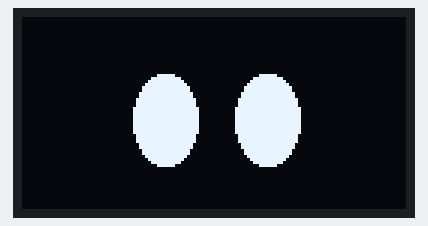
Bench run of a sketch on a simulated Arduino Uno, built with avr-gcc and run on an emulated ATmega328P. On the bench: 128×64 one-colour display.

Above: at 0.17 s.
At 0.87 s:
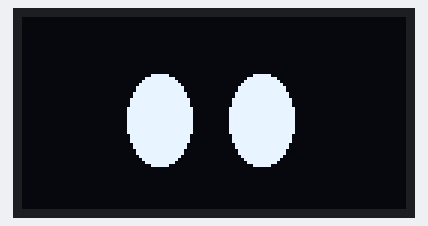
At 1.33 s:
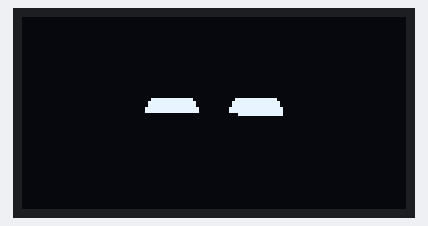

Measured:
- by itself, everything shown: repeats every 1.4 s, in 6 steps

The sketch:

oled.ino
```cpp
#include <Wire.h>
#include <Adafruit_GFX.h>
#include <Adafruit_SSD1306.h>

#define SCREEN_WIDTH 128
#define SCREEN_HEIGHT 64
#define OLED_RESET -1 // No hay pin de reset
#define SCREEN_ADDRESS 0x3C // Dirección I2C (a veces es 0x3D)

// Código generado automáticamente por image-to-arduino.js

Adafruit_SSD1306 display(SCREEN_WIDTH, SCREEN_HEIGHT, &Wire, OLED_RESET);

/*
Conexión Electrónica
La mayoría de estas pantallas usan el controlador SSD1306 y comunicación I2C (4 pines):
Conexiones:

VCC → 5V del Arduino (o 3.3V según tu pantalla)
GND → GND del Arduino
SCL → A5 (pin de reloj I2C)
SDA → A4 (pin de datos I2C)

CONVERSOR IMAGENES A BITMAP

https://javl.github.io/image2cpp/

Animaciones comunes

https://animator.wokwi.com/
*/

int frame = 0;

// Dimensiones: 64x64 píxeles
// Total de frames: 6
// Bytes por frame: 512

#define FRAME_WIDTH (64)
#define FRAME_HEIGHT (64)
#define FRAME_COUNT (6)
#define FRAME_DELAY (200)

const byte PROGMEM frames[][512] = {
  // Frame 0: Ojitos1.png
  {0,0,0,0,0,0,0,0,0,0,0,0,0,0,0,0,
  0,0,0,0,0,0,0,0,0,0,0,0,0,0,0,0,
  0,0,0,0,0,0,0,0,0,0,0,0,0,0,0,0,
  0,0,0,0,0,0,0,0,0,0,0,0,0,0,0,0,
  0,0,0,0,0,0,0,0,0,0,0,0,0,0,0,0,
  0,0,0,0,0,0,0,0,0,0,0,0,0,0,0,0,
  0,0,0,0,0,0,0,0,0,0,0,0,0,0,0,0,
  0,0,0,0,0,0,0,0,0,0,0,0,0,0,0,0,
  0,0,0,0,0,0,0,0,0,0,0,0,0,0,0,0,
  0,0,0,0,0,0,0,0,0,7,224,0,0,1,248,0,
  0,31,248,0,0,7,254,0,0,63,252,0,0,15,255,0,
  0,127,254,0,0,31,255,128,0,255,255,0,0,63,255,192,
  0,255,255,0,0,63,255,192,1,255,255,128,0,127,255,224,
  1,255,255,128,0,127,255,224,3,255,255,192,0,255,255,240,
  3,255,255,192,0,255,255,240,3,255,255,192,0,255,255,240,
  7,255,255,224,1,255,255,248,7,255,255,224,1,255,255,248,
  7,255,255,224,1,255,255,248,7,255,255,224,1,255,255,248,
  7,255,255,224,1,255,255,248,7,255,255,224,1,255,255,248,
  7,255,255,224,1,255,255,248,7,255,255,224,1,255,255,248,
  7,255,255,224,1,255,255,248,3,255,255,192,0,255,255,240,
  3,255,255,192,0,255,255,240,3,255,255,192,0,255,255,240,
  1,255,255,128,0,127,255,224,1,255,255,128,0,127,255,224,
  0,255,255,0,0,63,255,192,0,255,255,0,0,63,255,192,
  0,127,254,0,0,31,255,128,0,63,252,0,0,15,255,0,
  0,31,248,0,0,7,254,0,0,7,224,0,0,1,248,0,
  0,0,0,0,0,0,0,0,0,0,0,0,0,0,0,0,
  0,0,0,0,0,0,0,0,0,0,0,0,0,0,0,0,
  0,0,0,0,0,0,0,0,0,0,0,0,0,0,0,0,
  0,0,0,0,0,0,0,0,0,0,0,0,0,0,0,0,
  0,0,0,0,0,0,0,0,0,0,0,0,0,0,0,0,
  0,0,0,0,0,0,0,0,0,0,0,0,0,0,0,0,
  0,0,0,0,0,0,0,0,0,0,0,0,0,0,0,0},
  // Frame 1: Ojitos2.png
  {0,0,0,0,0,0,0,0,0,0,0,0,0,0,0,0,
  0,0,0,0,0,0,0,0,0,0,0,0,0,0,0,0,
  0,0,0,0,0,0,0,0,0,0,0,0,0,0,0,0,
  0,0,0,0,0,0,0,0,0,0,0,0,0,0,0,0,
  0,0,0,0,0,0,0,0,0,0,0,0,0,0,0,0,
  0,0,0,0,0,0,0,0,0,0,0,0,0,0,0,0,
  0,0,0,0,0,0,0,0,0,0,0,0,0,0,0,0,
  0,0,0,0,0,0,0,0,0,0,0,0,0,0,0,0,
  0,0,0,0,0,0,0,0,0,0,0,0,0,0,0,0,
  0,0,0,0,0,0,0,0,0,1,248,0,0,0,126,0,
  0,7,254,0,0,1,255,128,0,15,255,0,0,3,255,192,
  0,31,255,128,0,7,255,224,0,63,255,192,0,15,255,240,
  0,63,255,192,0,15,255,240,0,127,255,224,0,31,255,248,
  0,127,255,224,0,31,255,248,0,255,255,240,0,63,255,252,
  0,255,255,240,0,63,255,252,0,255,255,240,0,63,255,252,
  1,255,255,248,0,127,255,254,1,255,255,248,0,127,255,254,
  1,255,255,248,0,127,255,254,1,255,255,248,0,127,255,254,
  1,255,255,248,0,127,255,254,1,255,255,248,0,127,255,254,
  1,255,255,248,0,127,255,254,1,255,255,248,0,127,255,254,
  1,255,255,248,0,127,255,254,0,255,255,240,0,63,255,252,
  0,255,255,240,0,63,255,252,0,255,255,240,0,63,255,252,
  0,127,255,224,0,31,255,248,0,127,255,224,0,31,255,248,
  0,63,255,192,0,15,255,240,0,63,255,192,0,15,255,240,
  0,31,255,128,0,7,255,224,0,15,255,0,0,3,255,192,
  0,7,254,0,0,1,255,128,0,1,248,0,0,0,126,0,
  0,0,0,0,0,0,0,0,0,0,0,0,0,0,0,0,
  0,0,0,0,0,0,0,0,0,0,0,0,0,0,0,0,
  0,0,0,0,0,0,0,0,0,0,0,0,0,0,0,0,
  0,0,0,0,0,0,0,0,0,0,0,0,0,0,0,0,
  0,0,0,0,0,0,0,0,0,0,0,0,0,0,0,0,
  0,0,0,0,0,0,0,0,0,0,0,0,0,0,0,0,
  0,0,0,0,0,0,0,0,0,0,0,0,0,0,0,0},
  // Frame 2: Ojitos3.png
  {0,0,0,0,0,0,0,0,0,0,0,0,0,0,0,0,
  0,0,0,0,0,0,0,0,0,0,0,0,0,0,0,0,
  0,0,0,0,0,0,0,0,0,0,0,0,0,0,0,0,
  0,0,0,0,0,0,0,0,0,0,0,0,0,0,0,0,
  0,0,0,0,0,0,0,0,0,0,0,0,0,0,0,0,
  0,0,0,0,0,0,0,0,0,0,0,0,0,0,0,0,
  0,0,0,0,0,0,0,0,0,0,0,0,0,0,0,0,
  0,0,0,0,0,0,0,0,0,0,0,0,0,0,0,0,
  0,0,0,0,0,0,0,0,0,0,0,0,0,0,0,0,
  0,0,0,0,0,0,0,0,0,7,224,0,0,1,248,0,
  0,31,248,0,0,7,254,0,0,63,252,0,0,15,255,0,
  0,127,254,0,0,31,255,128,0,255,255,0,0,63,255,192,
  0,255,255,0,0,63,255,192,1,255,255,128,0,127,255,224,
  1,255,255,128,0,127,255,224,3,255,255,192,0,255,255,240,
  3,255,255,192,0,255,255,240,3,255,255,192,0,255,255,240,
  7,255,255,224,1,255,255,248,7,255,255,224,1,255,255,248,
  7,255,255,224,1,255,255,248,7,255,255,224,1,255,255,248,
  7,255,255,224,1,255,255,248,7,255,255,224,1,255,255,248,
  7,255,255,224,1,255,255,248,7,255,255,224,1,255,255,248,
  7,255,255,224,1,255,255,248,3,255,255,192,0,255,255,240,
  3,255,255,192,0,255,255,240,3,255,255,192,0,255,255,240,
  1,255,255,128,0,127,255,224,1,255,255,128,0,127,255,224,
  0,255,255,0,0,63,255,192,0,255,255,0,0,63,255,192,
  0,127,254,0,0,31,255,128,0,63,252,0,0,15,255,0,
  0,31,248,0,0,7,254,0,0,7,224,0,0,1,248,0,
  0,0,0,0,0,0,0,0,0,0,0,0,0,0,0,0,
  0,0,0,0,0,0,0,0,0,0,0,0,0,0,0,0,
  0,0,0,0,0,0,0,0,0,0,0,0,0,0,0,0,
  0,0,0,0,0,0,0,0,0,0,0,0,0,0,0,0,
  0,0,0,0,0,0,0,0,0,0,0,0,0,0,0,0,
  0,0,0,0,0,0,0,0,0,0,0,0,0,0,0,0,
  0,0,0,0,0,0,0,0,0,0,0,0,0,0,0,0},
  // Frame 3: Ojitos4.png
  {0,0,0,0,0,0,0,0,0,0,0,0,0,0,0,0,
  0,0,0,0,0,0,0,0,0,0,0,0,0,0,0,0,
  0,0,0,0,0,0,0,0,0,0,0,0,0,0,0,0,
  0,0,0,0,0,0,0,0,0,0,0,0,0,0,0,0,
  0,0,0,0,0,0,0,0,0,0,0,0,0,0,0,0,
  0,0,0,0,0,0,0,0,0,0,0,0,0,0,0,0,
  0,0,0,0,0,0,0,0,0,0,0,0,0,0,0,0,
  0,0,0,0,0,0,0,0,0,0,0,0,0,0,0,0,
  0,0,0,0,0,0,0,0,0,0,0,0,0,0,0,0,
  0,0,0,0,0,0,0,0,0,31,128,0,0,7,224,0,
  0,127,224,0,0,31,248,0,0,255,240,0,0,63,252,0,
  1,255,248,0,0,127,254,0,3,255,252,0,0,255,255,0,
  3,255,252,0,0,255,255,0,7,255,254,0,1,255,255,128,
  7,255,254,0,1,255,255,128,15,255,255,0,3,255,255,192,
  15,255,255,0,3,255,255,192,15,255,255,0,3,255,255,192,
  31,255,255,128,7,255,255,224,31,255,255,128,7,255,255,224,
  31,255,255,128,7,255,255,224,31,255,255,128,7,255,255,224,
  31,255,255,128,7,255,255,224,31,255,255,128,7,255,255,224,
  31,255,255,128,7,255,255,224,31,255,255,128,7,255,255,224,
  31,255,255,128,7,255,255,224,15,255,255,0,3,255,255,192,
  15,255,255,0,3,255,255,192,15,255,255,0,3,255,255,192,
  7,255,254,0,1,255,255,128,7,255,254,0,1,255,255,128,
  3,255,252,0,0,255,255,0,3,255,252,0,0,255,255,0,
  1,255,248,0,0,127,254,0,0,255,240,0,0,63,252,0,
  0,127,224,0,0,31,248,0,0,31,128,0,0,7,224,0,
  0,0,0,0,0,0,0,0,0,0,0,0,0,0,0,0,
  0,0,0,0,0,0,0,0,0,0,0,0,0,0,0,0,
  0,0,0,0,0,0,0,0,0,0,0,0,0,0,0,0,
  0,0,0,0,0,0,0,0,0,0,0,0,0,0,0,0,
  0,0,0,0,0,0,0,0,0,0,0,0,0,0,0,0,
  0,0,0,0,0,0,0,0,0,0,0,0,0,0,0,0,
  0,0,0,0,0,0,0,0,0,0,0,0,0,0,0,0},
  // Frame 4: Ojitos5.png
  {0,0,0,0,0,0,0,0,0,0,0,0,0,0,0,0,
  0,0,0,0,0,0,0,0,0,0,0,0,0,0,0,0,
  0,0,0,0,0,0,0,0,0,0,0,0,0,0,0,0,
  0,0,0,0,0,0,0,0,0,0,0,0,0,0,0,0,
  0,0,0,0,0,0,0,0,0,0,0,0,0,0,0,0,
  0,0,0,0,0,0,0,0,0,0,0,0,0,0,0,0,
  0,0,0,0,0,0,0,0,0,0,0,0,0,0,0,0,
  0,0,0,0,0,0,0,0,0,0,0,0,0,0,0,0,
  0,0,0,0,0,0,0,0,0,0,0,0,0,0,0,0,
  0,0,0,0,0,0,0,0,0,0,0,0,0,0,0,0,
  0,0,0,0,0,0,0,0,0,0,0,0,0,0,0,0,
  0,0,0,0,0,0,0,0,0,0,240,0,0,15,0,0,
  0,3,252,0,0,63,192,0,0,15,255,0,0,255,240,0,
  0,31,255,128,1,255,248,0,0,31,255,128,1,255,248,0,
  0,63,255,192,3,255,252,0,0,63,255,192,3,255,252,0,
  0,127,255,224,7,255,254,0,0,127,255,224,7,255,254,0,
  0,127,255,224,7,255,254,0,0,127,255,224,7,255,254,0,
  0,63,255,192,3,255,252,0,0,63,255,192,3,255,252,0,
  0,31,255,128,1,255,248,0,0,31,255,128,1,255,248,0,
  0,15,255,0,0,255,240,0,0,3,252,0,0,63,192,0,
  0,0,240,0,0,15,0,0,0,0,0,0,0,0,0,0,
  0,0,0,0,0,0,0,0,0,0,0,0,0,0,0,0,
  0,0,0,0,0,0,0,0,0,0,0,0,0,0,0,0,
  0,0,0,0,0,0,0,0,0,0,0,0,0,0,0,0,
  0,0,0,0,0,0,0,0,0,0,0,0,0,0,0,0,
  0,0,0,0,0,0,0,0,0,0,0,0,0,0,0,0,
  0,0,0,0,0,0,0,0,0,0,0,0,0,0,0,0,
  0,0,0,0,0,0,0,0,0,0,0,0,0,0,0,0,
  0,0,0,0,0,0,0,0,0,0,0,0,0,0,0,0,
  0,0,0,0,0,0,0,0,0,0,0,0,0,0,0,0,
  0,0,0,0,0,0,0,0,0,0,0,0,0,0,0,0,
  0,0,0,0,0,0,0,0,0,0,0,0,0,0,0,0},
  // Frame 5: Ojitos6.png
  {0,0,0,0,0,0,0,0,0,0,0,0,0,0,0,0,
  0,0,0,0,0,0,0,0,0,0,0,0,0,0,0,0,
  0,0,0,0,0,0,0,0,0,0,0,0,0,0,0,0,
  0,0,0,0,0,0,0,0,0,0,0,0,0,0,0,0,
  0,0,0,0,0,0,0,0,0,0,0,0,0,0,0,0,
  0,0,0,0,0,0,0,0,0,0,0,0,0,0,0,0,
  0,0,0,0,0,0,0,0,0,0,0,0,0,0,0,0,
  0,0,0,0,0,0,0,0,0,0,0,0,0,0,0,0,
  0,0,0,0,0,0,0,0,0,0,0,0,0,0,0,0,
  0,0,0,0,0,0,0,0,0,0,0,0,0,0,0,0,
  0,0,0,0,0,0,0,0,0,0,0,0,0,0,0,0,
  0,0,0,0,0,0,0,0,0,0,0,0,0,0,0,0,
  0,0,0,0,0,0,0,0,0,0,0,0,0,0,0,0,
  0,0,0,0,0,0,0,0,0,31,255,128,1,255,248,0,
  0,63,255,192,3,255,252,0,0,63,255,192,3,255,252,0,
  0,127,255,224,7,255,254,0,0,127,255,224,7,255,254,0,
  0,0,0,0,0,255,254,0,0,0,0,0,0,0,0,0,
  0,0,0,0,0,0,0,0,0,0,0,0,0,0,0,0,
  0,0,0,0,0,0,0,0,0,0,0,0,0,0,0,0,
  0,0,0,0,0,0,0,0,0,0,0,0,0,0,0,0,
  0,0,0,0,0,0,0,0,0,0,0,0,0,0,0,0,
  0,0,0,0,0,0,0,0,0,0,0,0,0,0,0,0,
  0,0,0,0,0,0,0,0,0,0,0,0,0,0,0,0,
  0,0,0,0,0,0,0,0,0,0,0,0,0,0,0,0,
  0,0,0,0,0,0,0,0,0,0,0,0,0,0,0,0,
  0,0,0,0,0,0,0,0,0,0,0,0,0,0,0,0,
  0,0,0,0,0,0,0,0,0,0,0,0,0,0,0,0,
  0,0,0,0,0,0,0,0,0,0,0,0,0,0,0,0,
  0,0,0,0,0,0,0,0,0,0,0,0,0,0,0,0,
  0,0,0,0,0,0,0,0,0,0,0,0,0,0,0,0,
  0,0,0,0,0,0,0,0,0,0,0,0,0,0,0,0,
  0,0,0,0,0,0,0,0,0,0,0,0,0,0,0,0}
};


void setup() {
  Serial.begin(9600);

  if(!display.begin(SSD1306_SWITCHCAPVCC, SCREEN_ADDRESS)) {
    Serial.println(F("Error al inicializar SSD1306"));
    for(;;);
  }
}

void loop() {
display.clearDisplay();
  display.drawBitmap(32, 0, frames[frame], FRAME_WIDTH, FRAME_HEIGHT, 1);
  display.display();
  frame = (frame + 1) % FRAME_COUNT;
  delay(FRAME_DELAY);
  // Tu código aquí
}
```
